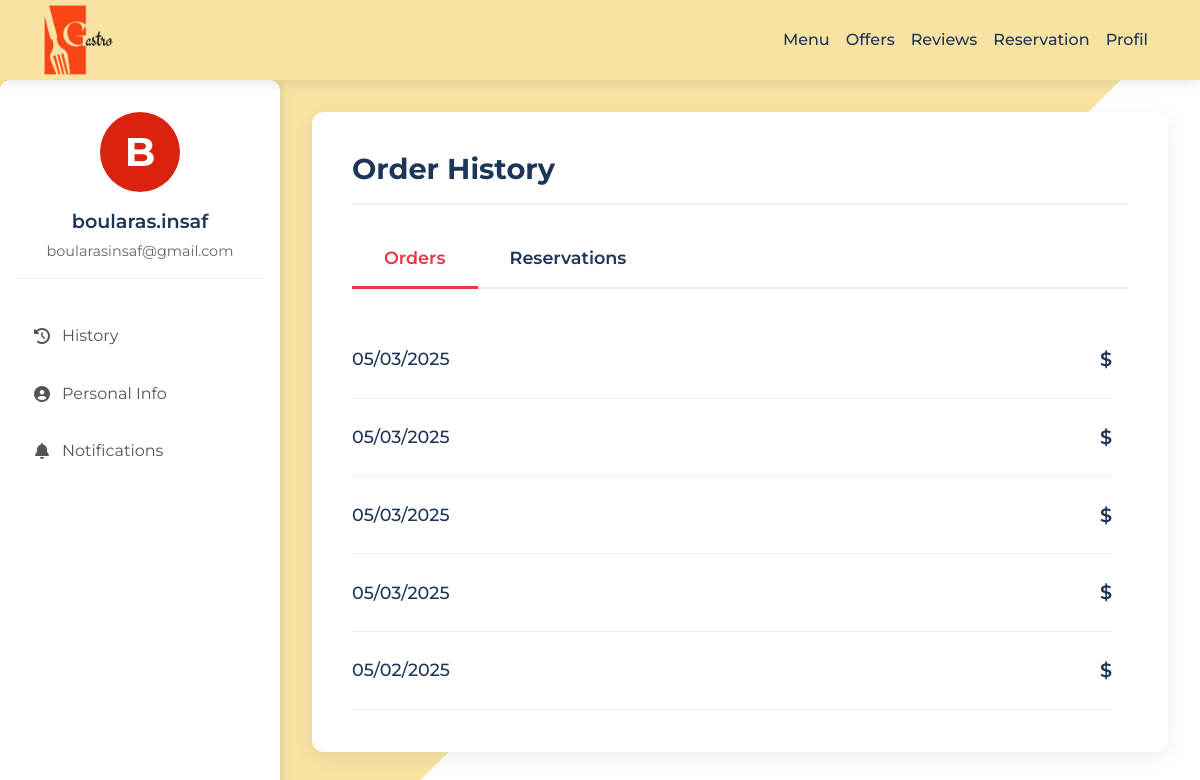
The app's page /restaurant/profile/ (signed in), older data.
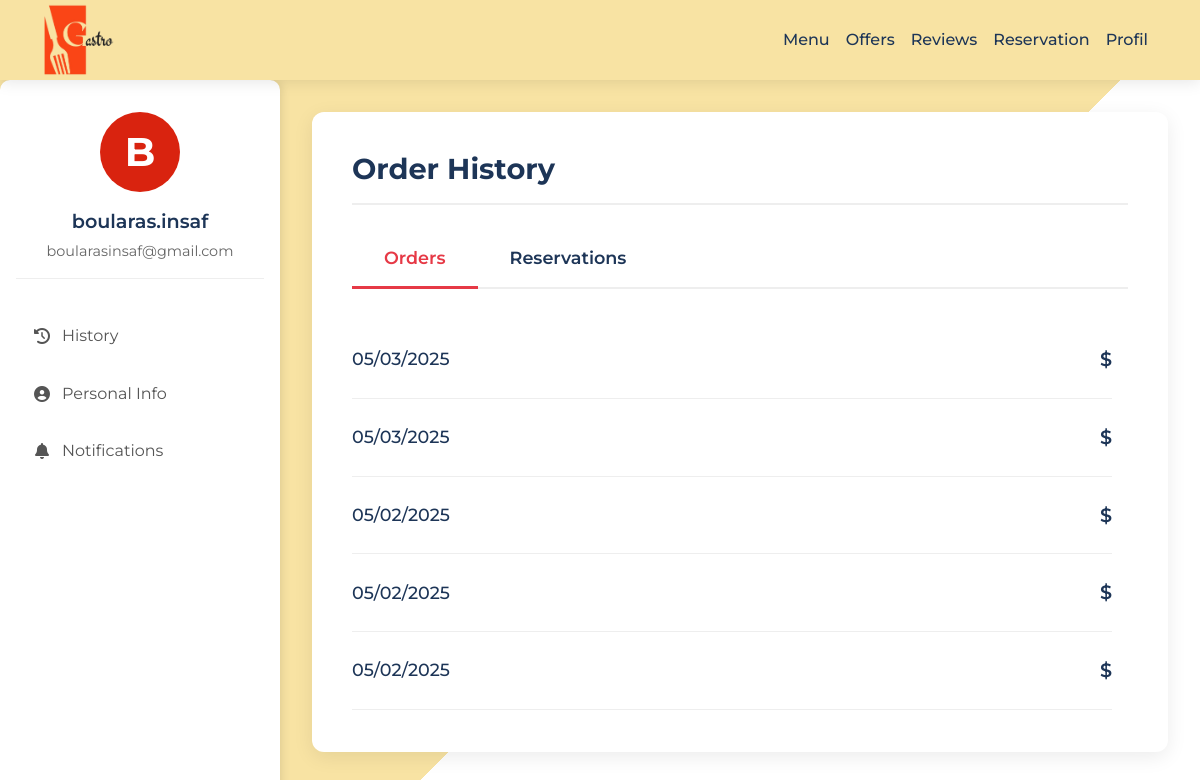
The same page, newer data.
### orders/models.py (models this page shows, shortened)
class Order(models.Model):
    order_date = models.DateTimeField(auto_now_add=True)
    status = models.CharField(max_length=30, choices=OrderStatus.choices)
    mode = models.CharField(max_length=10, choices=OrderMode.choices)
    client = models.ForeignKey(Client, on_delete=models.CASCADE, null=True)
    server = models.ForeignKey(Server, on_delete=models.SET_NULL, null=True)
    restaurant = models.ForeignKey(Restaurant, on_delete=models.CASCADE)
    table_number = models.PositiveIntegerField(null=True, blank=True)

### restaurant/views.py (the view)
# urls.py: path('profile/', views.profile, name='profile'),
@client_required
def profile(request):
    if request.method == 'POST':
        u_form = UserUpdateForm(request.POST, instance=request.user)
        p_form = CustomPasswordChangeForm(user=request.user, data=request.POST)
        if 'update_info' in request.POST and u_form.is_valid():
            u_form.save()
            messages.success(request, 'Your profile has been updated!')
            return redirect('profile')
        elif 'change_password' in request.POST and p_form.is_valid():
            p_form.save()
            messages.success(request, 'Your password has been updated!')
            return redirect('profile')
    else:
        u_form = UserUpdateForm(instance=request.user)
        p_form = CustomPasswordChangeForm(user=request.user)
    orders = Order.objects.filter(client=request.user.client).order_by('-order_date')[:5]
    reservations = Reservation.objects.filter(client=request.user.client).order_by('-datetime')[:5]
    context = {
        'u_form': u_form,
        'p_form': p_form,
        'orders': orders,
        'reservations': reservations,
    }
    return render(request, 'client/profil.html', context)

### templates/client/profil.html (shortened to what this page needs)
<!DOCTYPE html>
{% load static %}
<html lang="en">
<head>
    <link href="https://cdn.jsdelivr.net/npm/bootstrap@5.3.2/dist/css/bootstrap.min.css" rel="stylesheet">
    <link rel="stylesheet" href="https://cdnjs.cloudflare.com/ajax/libs/font-awesome/6.4.0/css/all.min.css">
    <link rel="stylesheet" href="{% static 'styles/client/profil.css' %}">
</head>
<body>
    <nav class="navbar navbar-expand-lg">
        <div class="container">
            <a class="navbar-brand" href="{% url 'landing_page' %}">
                <img src="{% static 'images/GASTRO_LINK-.png' %}" alt="GastroLink" class="logo">
            </a>
            <div class="collapse navbar-collapse" id="navbarNav">
                <ul class="navbar-nav ms-auto">
                    <li class="nav-item"><a class="nav-link" href="{% url 'order' %}">Menu</a></li>
                    <li class="nav-item"><a class="nav-link" href="{% url 'client_offers' %}">Offers</a></li>
                    <li class="nav-item"><a class="nav-link" href="{% url 'review_list' %}">Reviews</a></li>
                    <li class="nav-item"><a class="nav-link" href="{% url 'create_reservation' %}">Reservation</a></li>
                    <li class="nav-item"><a class="nav-link" href="{% url 'profile' %}">Profil</a></li>
                </ul>
            </div>
        </div>
    </nav>
    <div class="main-container">
        <div class="sidebar">
            <div class="sidebar-header">
                <div class="avatar-circle" style="background-color: #d9230f;">
                    {{ user.username.0|upper }}
                </div>
                <div class="sidebar-name-email">
                    <div class="sidebar-name">{{ user.get_full_name|default:user.username }}</div>
                    <div class="sidebar-email">{{ user.email }}</div>
                </div>
            </div>
            <ul class="sidebar-menu">
                <li>
                    <a href="#" class="active" onclick="showSection('history')">
                        <i class="fas fa-history"></i> History
                    </a>
                </li>
                <li>
                    <a href="#" onclick="showSection('personal-info')">
                        <i class="fas fa-user-circle"></i> Personal Info
                    </a>
                </li>
                <li>
                    <a href="#" onclick="showSection('notifications')">
                        <i class="fas fa-bell"></i> Notifications
                    </a>
                </li>
            </ul>
        </div>
        <div class="content">
            <div class="profile-card">
                <div class="history-section" id="history-section">
                    <h2 class="section-title">Order History</h2>
                    <div class="history-tabs">
                        <div class="history-tab active" onclick="showHistoryTab('orders')">Orders</div>
                        <div class="history-tab" onclick="showHistoryTab('reservations')">Reservations</div>
                    </div>
                    <div class="history-content">
                        <div class="orders-list" id="orders-list">
                            {% for order in orders %}
                            <div class="order-item">
                                <div class="order-date">{{ order.order_date|date:"m/d/Y" }}</div>
                                <div class="order-price">${{ order.total_price }}</div>
                            </div>
                            {% empty %}
                            <div class="no-orders">No orders yet.</div>
                            {% endfor %}
                        </div>
                    </div>
                </div>
            </div>
        </div>
    </div>
</body>
</html>

Row changes from the older to the newer data that the page shows:
removed Order: order_date "05/03/2025"
no longer on this page (row edited): Order: order_date "05/03/2025"
now on this page (row unchanged): Order: order_date "05/02/2025"
now on this page (row unchanged): Order: order_date "05/02/2025"
